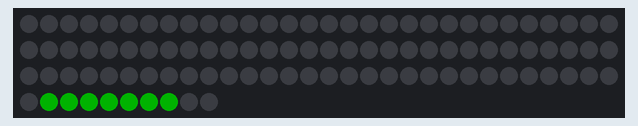
Bench run of a sketch on a simulated Arduino Uno, built with avr-gcc and run on an emulated ATmega328P. On the bench: 100 RGB LEDs in strip order, left to right, continuing on the next row. Dim RGB values are drawn brighter than linear.

Above: at 0.26 s.
At 5.39 s:
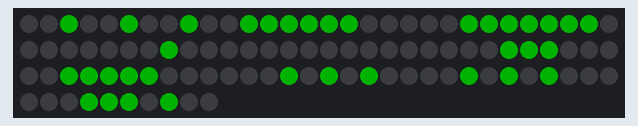
At 10.33 s:
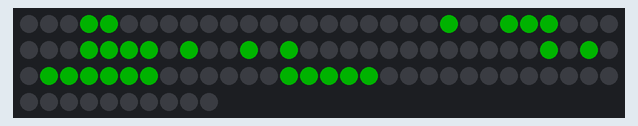
At 20.1 s:
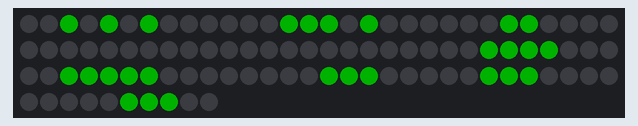
At 29.48 s:
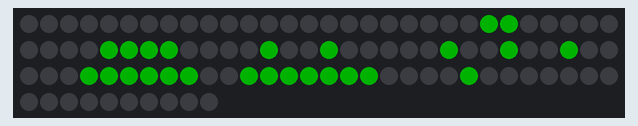
At 39.73 s:
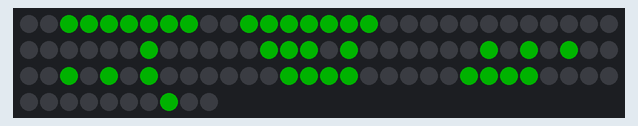

The sketch:

Text_Display.ino
```cpp
/*  Made by: Andrew Friedman
 *  Date: 7/5/2019
 *  TODO:
    - Support other font libraries
    - Support non square dimensions
    - Make it possible to display all lights
    - Consistent var names
    - Optimize
*/

#include <Adafruit_NeoPixel.h>

#define PIN 6
#define NUMPIXELS 100

Adafruit_NeoPixel Strip = Adafruit_NeoPixel(NUMPIXELS, PIN, NEO_GRB + NEO_KHZ800);

byte char_library[96][8]  = { // Convert to 95 ints?
  { 0x00, 0x00, 0x00, 0x00, 0x00, 0x00, 0x00, 0x00},   // U+0020 ( )
  { 0x18, 0x3C, 0x3C, 0x18, 0x18, 0x00, 0x18, 0x00},   // U+0021 (!)
  { 0x36, 0x36, 0x00, 0x00, 0x00, 0x00, 0x00, 0x00},   // U+0022 (")
  { 0x36, 0x36, 0x7F, 0x36, 0x7F, 0x36, 0x36, 0x00},   // U+0023 (#)
  { 0x0C, 0x3E, 0x03, 0x1E, 0x30, 0x1F, 0x0C, 0x00},   // U+0024 ($)
  { 0x00, 0x63, 0x33, 0x18, 0x0C, 0x66, 0x63, 0x00},   // U+0025 (%)
  { 0x1C, 0x36, 0x1C, 0x6E, 0x3B, 0x33, 0x6E, 0x00},   // U+0026 (&)
  { 0x06, 0x06, 0x03, 0x00, 0x00, 0x00, 0x00, 0x00},   // U+0027 (')
  { 0x18, 0x0C, 0x06, 0x06, 0x06, 0x0C, 0x18, 0x00},   // U+0028 (()
  { 0x06, 0x0C, 0x18, 0x18, 0x18, 0x0C, 0x06, 0x00},   // U+0029 ())
  { 0x00, 0x66, 0x3C, 0xFF, 0x3C, 0x66, 0x00, 0x00},   // U+002A (*)
  { 0x00, 0x0C, 0x0C, 0x3F, 0x0C, 0x0C, 0x00, 0x00},   // U+002B (+)
  { 0x00, 0x00, 0x00, 0x00, 0x00, 0x0C, 0x0C, 0x06},   // U+002C (,)
  { 0x00, 0x00, 0x00, 0x3F, 0x00, 0x00, 0x00, 0x00},   // U+002D (-)
  { 0x00, 0x00, 0x00, 0x00, 0x00, 0x0C, 0x0C, 0x00},   // U+002E (.)
  { 0x60, 0x30, 0x18, 0x0C, 0x06, 0x03, 0x01, 0x00},   // U+002F (/)
  { 0x3E, 0x63, 0x73, 0x7B, 0x6F, 0x67, 0x3E, 0x00},   // U+0030 (0)
  { 0x0C, 0x0E, 0x0C, 0x0C, 0x0C, 0x0C, 0x3F, 0x00},   // U+0031 (1)
  { 0x1E, 0x33, 0x30, 0x1C, 0x06, 0x33, 0x3F, 0x00},   // U+0032 (2)
  { 0x1E, 0x33, 0x30, 0x1C, 0x30, 0x33, 0x1E, 0x00},   // U+0033 (3)
  { 0x38, 0x3C, 0x36, 0x33, 0x7F, 0x30, 0x78, 0x00},   // U+0034 (4)
  { 0x3F, 0x03, 0x1F, 0x30, 0x30, 0x33, 0x1E, 0x00},   // U+0035 (5)
  { 0x1C, 0x06, 0x03, 0x1F, 0x33, 0x33, 0x1E, 0x00},   // U+0036 (6)
  { 0x3F, 0x33, 0x30, 0x18, 0x0C, 0x0C, 0x0C, 0x00},   // U+0037 (7)
  { 0x1E, 0x33, 0x33, 0x1E, 0x33, 0x33, 0x1E, 0x00},   // U+0038 (8)
  { 0x1E, 0x33, 0x33, 0x3E, 0x30, 0x18, 0x0E, 0x00},   // U+0039 (9)
  { 0x00, 0x0C, 0x0C, 0x00, 0x00, 0x0C, 0x0C, 0x00},   // U+003A (:)
  { 0x00, 0x0C, 0x0C, 0x00, 0x00, 0x0C, 0x0C, 0x06},   // U+003B (;)
  { 0x18, 0x0C, 0x06, 0x03, 0x06, 0x0C, 0x18, 0x00},   // U+003C (<)
  { 0x00, 0x00, 0x3F, 0x00, 0x00, 0x3F, 0x00, 0x00},   // U+003D (=)
  { 0x06, 0x0C, 0x18, 0x30, 0x18, 0x0C, 0x06, 0x00},   // U+003E (>)
  { 0x1E, 0x33, 0x30, 0x18, 0x0C, 0x00, 0x0C, 0x00},   // U+003F (?)
  { 0x3E, 0x63, 0x7B, 0x7B, 0x7B, 0x03, 0x1E, 0x00},   // U+0040 (@)
  { 0x0C, 0x1E, 0x33, 0x33, 0x3F, 0x33, 0x33, 0x00},   // U+0041 (A)
  { 0x3F, 0x66, 0x66, 0x3E, 0x66, 0x66, 0x3F, 0x00},   // U+0042 (B)
  { 0x3C, 0x66, 0x03, 0x03, 0x03, 0x66, 0x3C, 0x00},   // U+0043 (C)
  { 0x1F, 0x36, 0x66, 0x66, 0x66, 0x36, 0x1F, 0x00},   // U+0044 (D)
  { 0x7F, 0x46, 0x16, 0x1E, 0x16, 0x46, 0x7F, 0x00},   // U+0045 (E)
  { 0x7F, 0x46, 0x16, 0x1E, 0x16, 0x06, 0x0F, 0x00},   // U+0046 (F)
  { 0x3C, 0x66, 0x03, 0x03, 0x73, 0x66, 0x7C, 0x00},   // U+0047 (G)
  { 0x33, 0x33, 0x33, 0x3F, 0x33, 0x33, 0x33, 0x00},   // U+0048 (H)
  { 0x1E, 0x0C, 0x0C, 0x0C, 0x0C, 0x0C, 0x1E, 0x00},   // U+0049 (I)
  { 0x78, 0x30, 0x30, 0x30, 0x33, 0x33, 0x1E, 0x00},   // U+004A (J)
  { 0x67, 0x66, 0x36, 0x1E, 0x36, 0x66, 0x67, 0x00},   // U+004B (K)
  { 0x0F, 0x06, 0x06, 0x06, 0x46, 0x66, 0x7F, 0x00},   // U+004C (L)
  { 0x63, 0x77, 0x7F, 0x7F, 0x6B, 0x63, 0x63, 0x00},   // U+004D (M)
  { 0x63, 0x67, 0x6F, 0x7B, 0x73, 0x63, 0x63, 0x00},   // U+004E (N)
  { 0x1C, 0x36, 0x63, 0x63, 0x63, 0x36, 0x1C, 0x00},   // U+004F (O)
  { 0x3F, 0x66, 0x66, 0x3E, 0x06, 0x06, 0x0F, 0x00},   // U+0050 (P)
  { 0x1E, 0x33, 0x33, 0x33, 0x3B, 0x1E, 0x38, 0x00},   // U+0051 (Q)
  { 0x3F, 0x66, 0x66, 0x3E, 0x36, 0x66, 0x67, 0x00},   // U+0052 (R)
  { 0x1E, 0x33, 0x07, 0x0E, 0x38, 0x33, 0x1E, 0x00},   // U+0053 (S)
  { 0x3F, 0x2D, 0x0C, 0x0C, 0x0C, 0x0C, 0x1E, 0x00},   // U+0054 (T)
  { 0x33, 0x33, 0x33, 0x33, 0x33, 0x33, 0x3F, 0x00},   // U+0055 (U)
  { 0x33, 0x33, 0x33, 0x33, 0x33, 0x1E, 0x0C, 0x00},   // U+0056 (V)
  { 0x63, 0x63, 0x63, 0x6B, 0x7F, 0x77, 0x63, 0x00},   // U+0057 (W)
  { 0x63, 0x63, 0x36, 0x1C, 0x1C, 0x36, 0x63, 0x00},   // U+0058 (X)
  { 0x33, 0x33, 0x33, 0x1E, 0x0C, 0x0C, 0x1E, 0x00},   // U+0059 (Y)
  { 0x7F, 0x63, 0x31, 0x18, 0x4C, 0x66, 0x7F, 0x00},   // U+005A (Z)
  { 0x1E, 0x06, 0x06, 0x06, 0x06, 0x06, 0x1E, 0x00},   // U+005B ([)
  { 0x03, 0x06, 0x0C, 0x18, 0x30, 0x60, 0x40, 0x00},   // U+005C (\)
  { 0x1E, 0x18, 0x18, 0x18, 0x18, 0x18, 0x1E, 0x00},   // U+005D (])
  { 0x08, 0x1C, 0x36, 0x63, 0x00, 0x00, 0x00, 0x00},   // U+005E (^)
  { 0x00, 0x00, 0x00, 0x00, 0x00, 0x00, 0x00, 0xFF},   // U+005F (_)
  { 0x0C, 0x0C, 0x18, 0x00, 0x00, 0x00, 0x00, 0x00},   // U+0060 (`)
  { 0x00, 0x00, 0x1E, 0x30, 0x3E, 0x33, 0x6E, 0x00},   // U+0061 (a)
  { 0x07, 0x06, 0x06, 0x3E, 0x66, 0x66, 0x3B, 0x00},   // U+0062 (b)
  { 0x00, 0x00, 0x1E, 0x33, 0x03, 0x33, 0x1E, 0x00},   // U+0063 (c)
  { 0x38, 0x30, 0x30, 0x3e, 0x33, 0x33, 0x6E, 0x00},   // U+0064 (d)
  { 0x00, 0x00, 0x1E, 0x33, 0x3f, 0x03, 0x1E, 0x00},   // U+0065 (e)
  { 0x1C, 0x36, 0x06, 0x0f, 0x06, 0x06, 0x0F, 0x00},   // U+0066 (f)
  { 0x00, 0x00, 0x6E, 0x33, 0x33, 0x3E, 0x30, 0x1F},   // U+0067 (g)
  { 0x07, 0x06, 0x36, 0x6E, 0x66, 0x66, 0x67, 0x00},   // U+0068 (h)
  { 0x0C, 0x00, 0x0E, 0x0C, 0x0C, 0x0C, 0x1E, 0x00},   // U+0069 (i)
  { 0x30, 0x00, 0x30, 0x30, 0x30, 0x33, 0x33, 0x1E},   // U+006A (j)
  { 0x07, 0x06, 0x66, 0x36, 0x1E, 0x36, 0x67, 0x00},   // U+006B (k)
  { 0x0E, 0x0C, 0x0C, 0x0C, 0x0C, 0x0C, 0x1E, 0x00},   // U+006C (l)
  { 0x00, 0x00, 0x33, 0x7F, 0x7F, 0x6B, 0x63, 0x00},   // U+006D (m)
  { 0x00, 0x00, 0x1F, 0x33, 0x33, 0x33, 0x33, 0x00},   // U+006E (n)
  { 0x00, 0x00, 0x1E, 0x33, 0x33, 0x33, 0x1E, 0x00},   // U+006F (o)
  { 0x00, 0x00, 0x3B, 0x66, 0x66, 0x3E, 0x06, 0x0F},   // U+0070 (p)
  { 0x00, 0x00, 0x6E, 0x33, 0x33, 0x3E, 0x30, 0x78},   // U+0071 (q)
  { 0x00, 0x00, 0x3B, 0x6E, 0x66, 0x06, 0x0F, 0x00},   // U+0072 (r)
  { 0x00, 0x00, 0x3E, 0x03, 0x1E, 0x30, 0x1F, 0x00},   // U+0073 (s)
  { 0x08, 0x0C, 0x3E, 0x0C, 0x0C, 0x2C, 0x18, 0x00},   // U+0074 (t)
  { 0x00, 0x00, 0x33, 0x33, 0x33, 0x33, 0x6E, 0x00},   // U+0075 (u)
  { 0x00, 0x00, 0x33, 0x33, 0x33, 0x1E, 0x0C, 0x00},   // U+0076 (v)
  { 0x00, 0x00, 0x63, 0x6B, 0x7F, 0x7F, 0x36, 0x00},   // U+0077 (w)
  { 0x00, 0x00, 0x63, 0x36, 0x1C, 0x36, 0x63, 0x00},   // U+0078 (x)
  { 0x00, 0x00, 0x33, 0x33, 0x33, 0x3E, 0x30, 0x1F},   // U+0079 (y)
  { 0x00, 0x00, 0x3F, 0x19, 0x0C, 0x26, 0x3F, 0x00},   // U+007A (z)
  { 0x38, 0x0C, 0x0C, 0x07, 0x0C, 0x0C, 0x38, 0x00},   // U+007B ({)
  { 0x18, 0x18, 0x18, 0x00, 0x18, 0x18, 0x18, 0x00},   // U+007C (|)
  { 0x07, 0x0C, 0x0C, 0x38, 0x0C, 0x0C, 0x07, 0x00},   // U+007D (})
  { 0x6E, 0x3B, 0x00, 0x00, 0x00, 0x00, 0x00, 0x00},   // U+007E (~)
};

void setup() {
  Serial.begin(9600);
  Strip.begin();
  Strip.setBrightness(100);
  Strip.show();
}

void loop() {
  SwipeText("Made by Andrew Friedman.");
}

int Linear_to_Matrix (int Input) { //Rearranges number
  int x = Input % (int)sqrt(NUMPIXELS);
  int y = floor(Input / sqrt(NUMPIXELS));
  int temp_x = x; //Optimize?
  if (x % 2 == 0) {
    x = sqrt(NUMPIXELS) - y - 1;
  } else {
    x = y;
  }
  y = sqrt(NUMPIXELS) - temp_x - 1;
  x = floor(x / sqrt(NUMPIXELS)) + (sqrt(NUMPIXELS) - (x % (int)sqrt(NUMPIXELS)) - 1); //Optimize?
  return y * sqrt(NUMPIXELS) + x;
}

String Base10toBinary(int input) { // TODO: make this an int-array to save space
  String output;
  while (input != 0) {
    output = (input % 2 == 0 ? "0" : "1") + output;
    input /= 2;
  }
  while (output.length() < sqrt(NUMPIXELS)) {
    output = "0" + output;
    if (output.length() >= 8) { // 8 = char length
      output += "0";
    }
  }
  return output;
}

void StringToASCII (String Input) { // prints char to char
  for (char x : Input) {
    Wipe();
    ASCII((int)x - 32, 0); //start the ascii table with the 32nd char
    Strip.show();
    delay(1000);
  }
}

void SwipeText (String Input) { // prints scrolling
  int b = 8*Input.length();
  for (int a = (sqrt(NUMPIXELS)-1)*-1; a <= b; a++) {
    Wipe();
    for (int i = (a-1)/8; i < (a+16)/8; i++) {
       if (Input[i]) { // filter
        ASCII((int)Input[i]-32, a-(8*i));
       }
    }
    Strip.show();
    delay(150);
  }
}

void Wipe () {
  for (int a = 0; a < NUMPIXELS; a++) {
    Strip.setPixelColor(a, Strip.Color(0, 0, 0));
  }
}

void ASCII (int Letter, int offset) { // Prints single char
  int Coordinates[NUMPIXELS] = {};

  // Converts ASCII to coordinates
  int counter = 0;
  for (int i = 0; i < sizeof(char_library[Letter]); i++) {
    String Values = Base10toBinary(char_library[Letter][i]);
    for (int a = 0; a < Values.length(); a++) {
      int pos = i * (int)sqrt(NUMPIXELS) + a + ceil((sqrt(NUMPIXELS) - 8) / 2) * sqrt(NUMPIXELS);
      if (Values[a] == '1') {
        if (!((pos % 10) + offset > 9) && !((pos % 10) + offset < 0)) { // filter
          Coordinates[counter] = pos + offset;
          counter++;
        }
      }
    }
  }

  // convert & assign coordinates
  for (int i : Coordinates) {
    if (i != 0) { // TODO: Find better solution
      Strip.setPixelColor(Linear_to_Matrix(i), Strip.Color(0, 150, 0));
    }
  }
}
```
